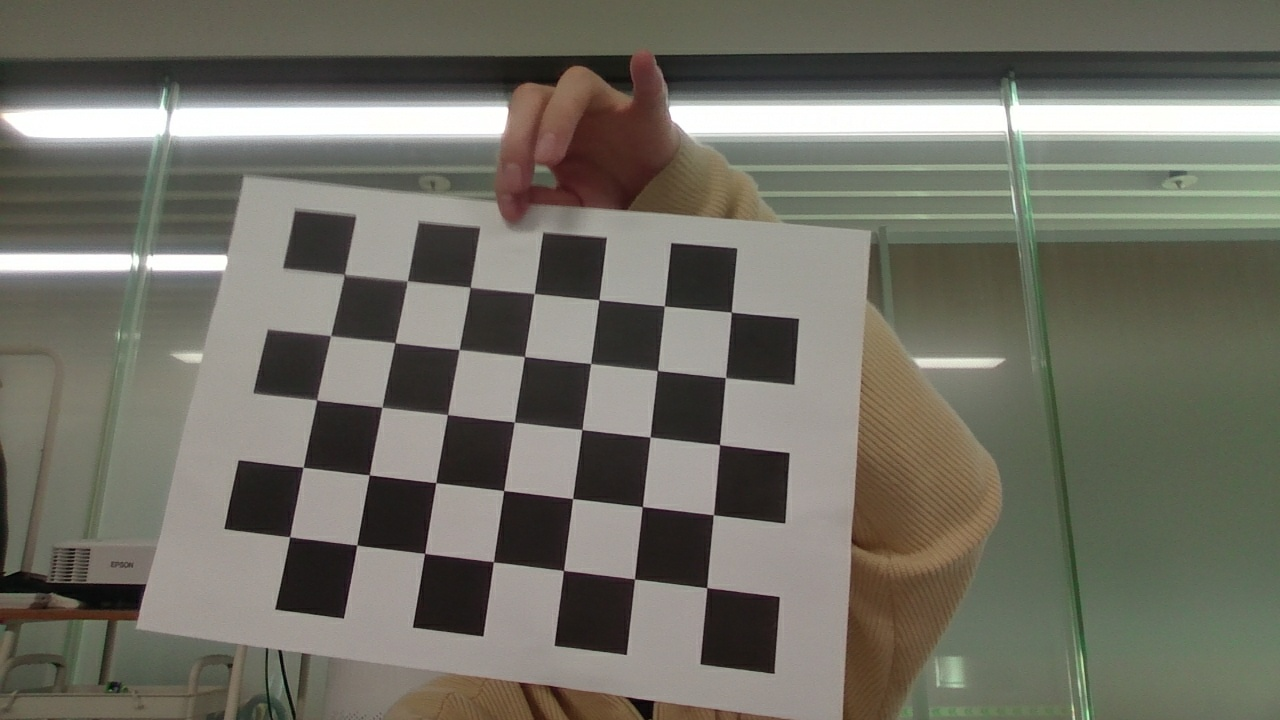
#> input picture openCV/images/image1070.jpg, 1280 x 720 px, found by its file name; its folder holds only this picture in this run
$ python cam2.py   (older library calls are emulated)
#> lines starting #> are read from the running program, lines starting #| are printed output that depends on the picture; after the words box and inside, x2 and y2 are one past the last pixel; in counts of white or black regions, pixels touching at a corner belong together; long printed decimals are rounded
import numpy as np
import cv2
import os

board_size = (7,5)

# 체스보드의 실제 3D 좌표를 만드는

squareSize = 1
boardPoints = [] #실세계 좌표값, 보드의 코너를 (0, 0, 0)으로 했을 때의
for y in range(board_size[1]): # 세로 6
    for x in range(board_size[0]): # 가로 9
        boardPoints.append((x * squareSize, y * squareSize, 0))
boardPoints = np.array(boardPoints, np.float32)

imagePoints = []
objectPoints = []

# for i in range(13):
#     image = cv2.imread(f'left{i+1:02d}.jpg')

##

chess_dir = 'C:\\study\\openCV\\images'

images = []
for file in os.listdir(chess_dir):
    image = cv2.imread(os.path.join(chess_dir, file))
#> image is the input picture: shape (720, 1280, 3); mean B, G, R 100.7, 111.3, 112.9
    if image is None:
        continue
    images.append(image)
    h, w, _ = image.shape

    gray = cv2.cvtColor(image, cv2.COLOR_BGR2GRAY)
    ret, corners = cv2.findChessboardCorners(gray, board_size)
#> ret = True; corners = 35 rows, first 8: [344.4, 274], [407.3, 280.7], [470.2, 287.3], [534.3, 293.6], [598.8, 299.7], [664.3, 305.9], [731.1, 312.1], [330.6, 335.6]
    if not ret:
        continue


    criteria = (cv2.TERM_CRITERIA_EPS + cv2.TermCriteria_COUNT, 40, 0.001)
    corners = cv2.cornerSubPix(gray, corners, (5, 5), (-1, -1), criteria)
#> corners = 35 rows, first 8: [344.3, 274.4], [407.2, 280.8], [470.2, 287.2], [534.3, 293.5], [598.9, 299.7], [664.3, 305.9], [731.3, 312.2], [330.6, 335.6]
    dst = image.copy()
    cv2.drawChessboardCorners(dst, board_size, corners, True)
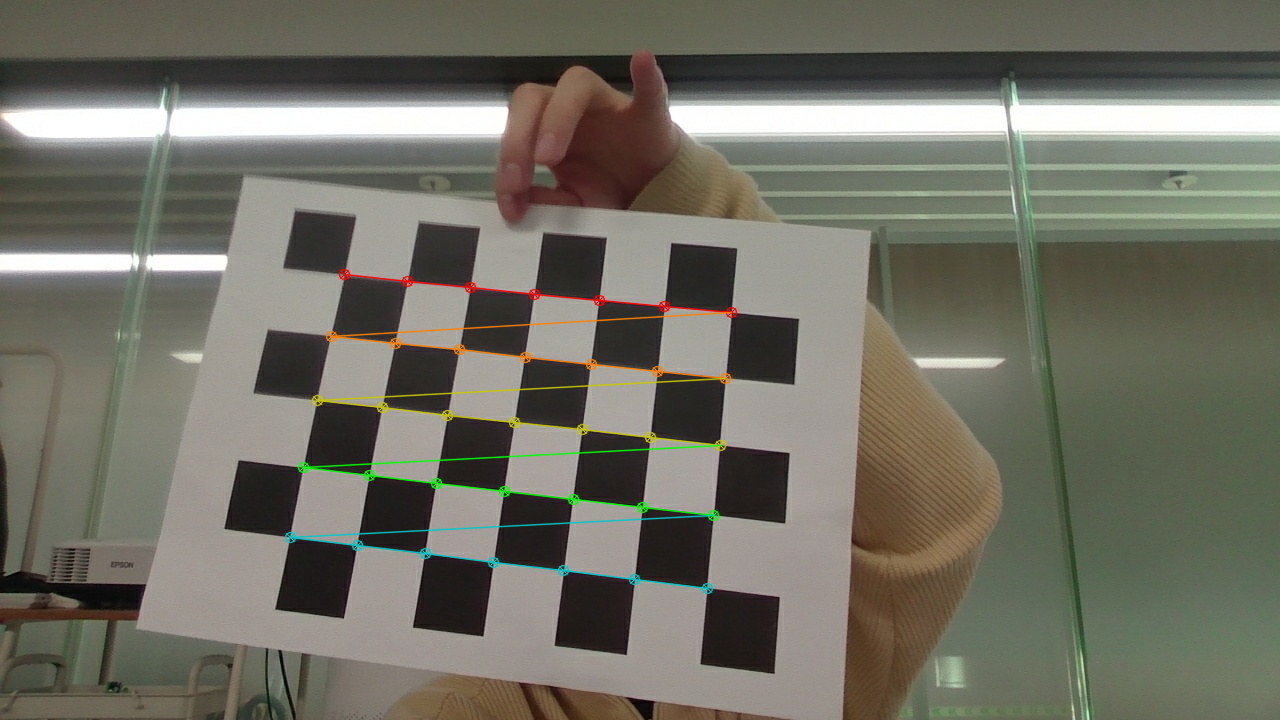
#> dst: shape (720, 1280, 3); 1.5% of pixels changed, all inside (x1, y1, x2, y2) = (284, 268, 738, 595)
    imagePoints.append(corners)
    objectPoints.append(boardPoints)

    cv2.imshow('dst', dst)
    cv2.waitKey(0)


_, cameraMatrix, distCoeffs, rvecs, tvecs = cv2.calibrateCamera(objectPoints, imagePoints, (w, h), None, None)
#> cameraMatrix = [[564.5, 0, 711.9], [0, 529.4, 231.3], [0, 0, 1]]; distCoeffs = [[0.00555, 0.00595, -0.00302, 0.0117, -0.00807]]; rvecs = ([-0.172, 0.0158, 0.0986],); tvecs = ([-5.68, 0.713, 8.54],)
nuCameraMatrix, unknown = cv2.getOptimalNewCameraMatrix(cameraMatrix, distCoeffs, (w, h), 0)
#> nuCameraMatrix = [[574.6, 0, 724.6], [0, 537.3, 226.7], [0, 0, 1]]; unknown = (0, 0, 1279, 719)
# mapx, mapy = cv.initUndistortRectifyMap(mtx, dist, None, newcameramtx, (w,h), 5)
map1, map2 = cv2.initUndistortRectifyMap(cameraMatrix, distCoeffs, None, nuCameraMatrix, (w, h), cv2.CV_32F)
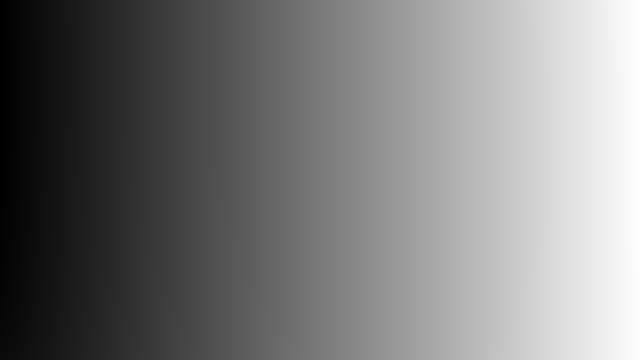
#> map1: shape (720, 1280) float32 (shown at 1/2 size); min 37.58, max 1279, mean 639.1; drawn with min black and max white
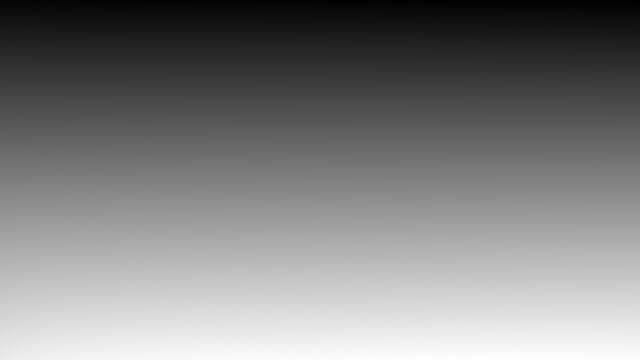
#> map2: shape (720, 1280) float32 (shown at 1/2 size); min 2.11e-06, max 719.2, mean 359.9; drawn with min black and max white


print(distCoeffs)
#| [[ 0.005546  0.005953 -0.003023  0.01174 -0.008071]]
print(cameraMatrix)
#| [[564.539   0.         711.864]
#|  [  0.         529.385  231.264 ]
#|  [  0.           0.           1.        ]]


for image in images:
    dst = cv2.remap(image, map1, map2, cv2.INTER_LINEAR)
    cv2.imshow("rectifed", dst)
    cv2.waitKey(0)
#> this loop made 1 pass
#> pass 1, `dst = cv2.remap(image, map1, map2, cv2.INTER_LINEAR)`:
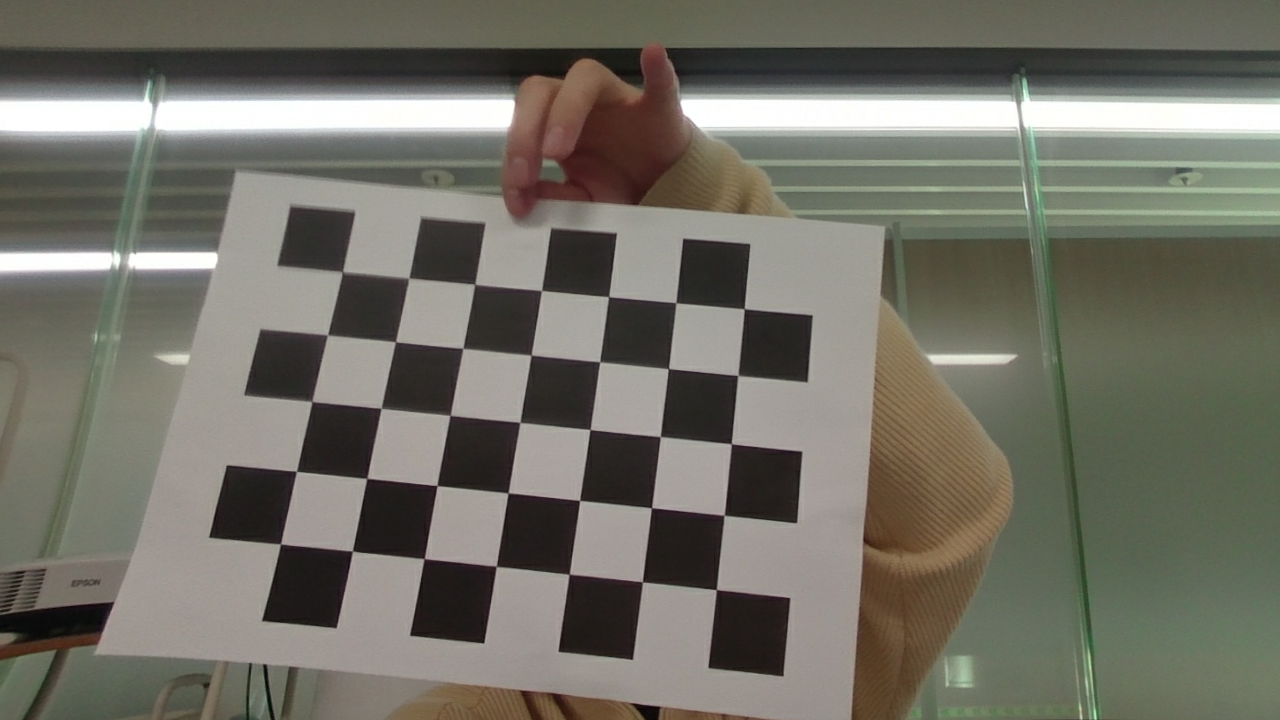
#> dst: shape (720, 1280, 3); mean B, G, R 102.1, 112.3, 114

$ run again, on openCV/images/image695.jpg
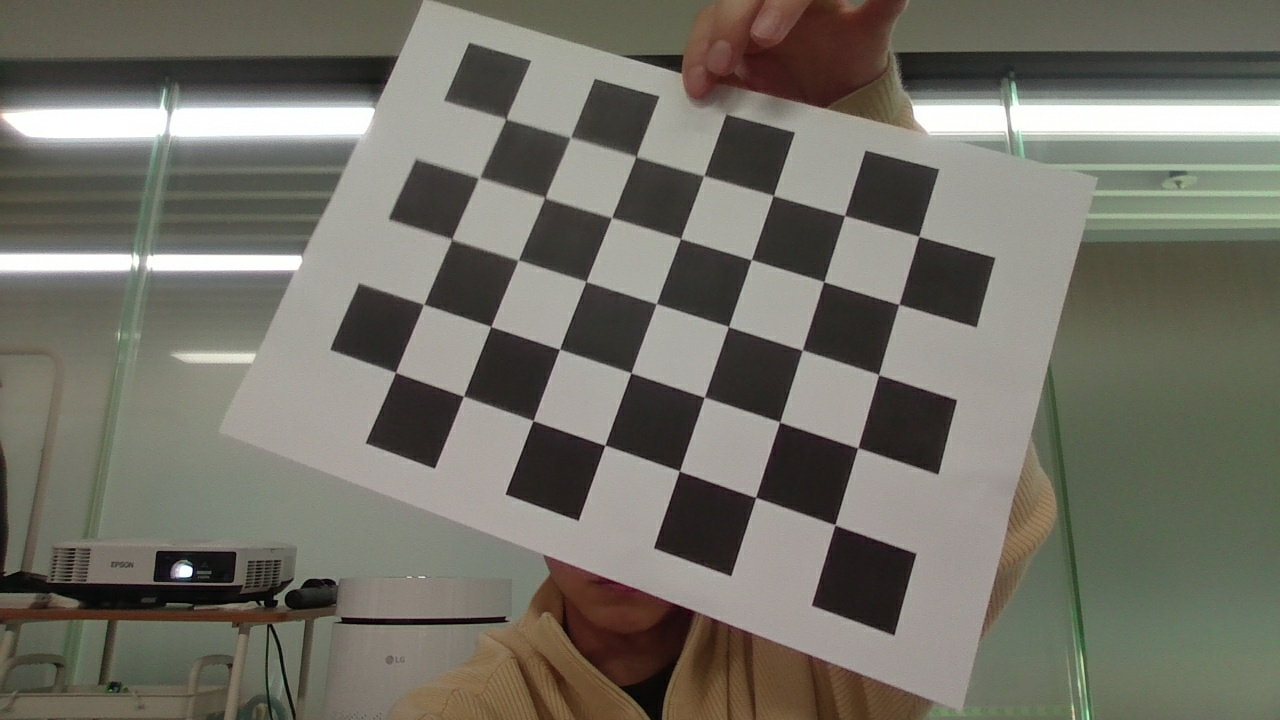
#> input picture openCV/images/image695.jpg, 1280 x 720 px, found by its file name
#> image is the input picture: shape (720, 1280, 3); mean B, G, R 102.7, 112.6, 114.7
#> `ret, corners = cv2.findChessboardCorners(gray, board_size)`: ret = True; corners = 35 rows, first 8: [505.9, 119.2], [570.4, 137.4], [636, 156.5], [703.8, 175.6], [773.2, 195.6], [844.6, 215.5], [918.7, 236.4], [478, 178.6]
#> `corners = cv2.cornerSubPix(gray, corners, (5, 5), (-1, -1), criteria)`: corners = 35 rows, first 8: [506, 119.2], [570.4, 137.4], [636, 156.5], [703.7, 175.6], [773.3, 195.5], [844.5, 215.5], [918.8, 236.3], [478.8, 177.9]
#> `cv2.drawChessboardCorners(dst, board_size, corners, True)`:
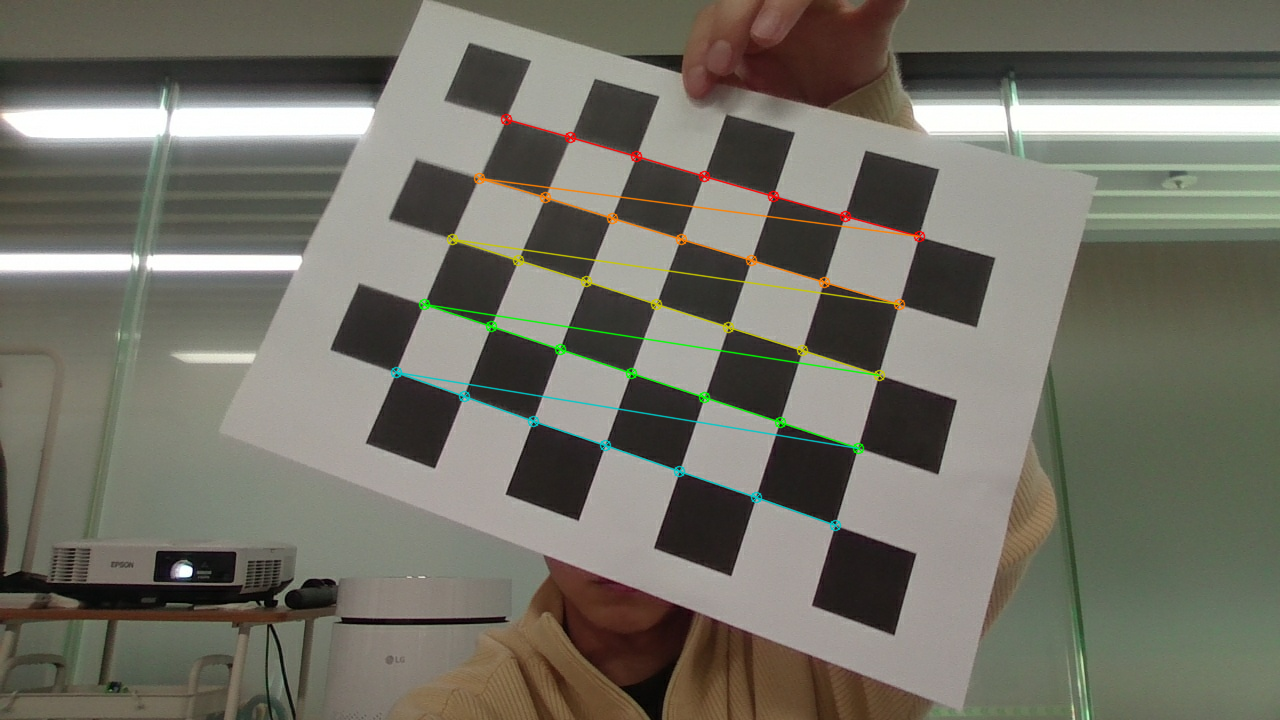
#> dst: shape (720, 1280, 3); 1.59% of pixels changed, all inside (x1, y1, x2, y2) = (390, 113, 926, 532)
#> cameraMatrix = [[1164.5, 0, 588], [0, 1210.8, 354.9], [0, 0, 1]]; distCoeffs = [[-0.374, 5.82, 0.00541, 0.00927, -25.88]]; rvecs = ([-0.364, 0.144, 0.336],); tvecs = ([-1.2, -3.3, 16.73],)
#> nuCameraMatrix = [[1164.5, 0, 588], [0, 1212.6, 355.4], [0, 0, 1]]; unknown = (0, 0, 1279, 719)
#| [[-3.73715715e-01  5.82428004e+00  5.41171186e-03  9.27113785e-03
#|   -2.58790059e+01]]
#| [[1.16453458e+03 0.00000000e+00 5.87981932e+02]
#|  [0.00000000e+00 1.21081874e+03 3.54893539e+02]
#|  [0.00000000e+00 0.00000000e+00 1.00000000e+00]]
#> the loop `for image in images:` made 1 pass
#> pass 1, `dst = cv2.remap(image, map1, map2, cv2.INTER_LINEAR)`:
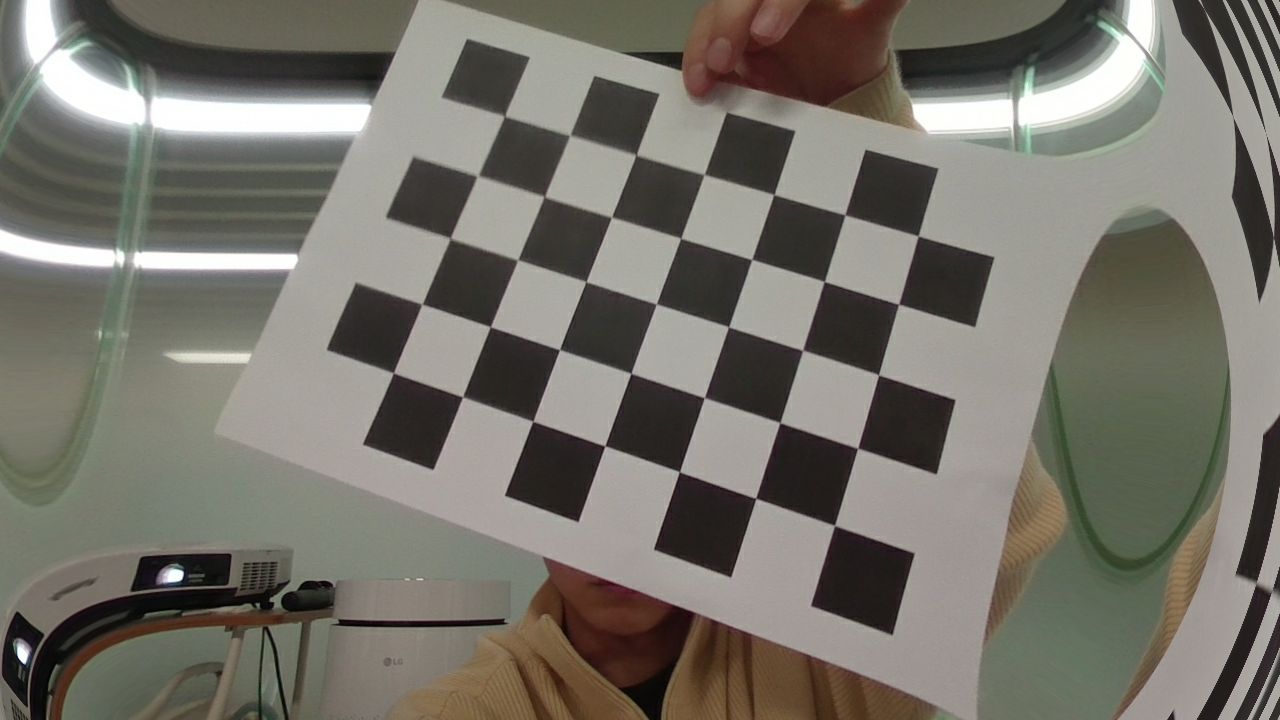
#> dst: shape (720, 1280, 3); mean B, G, R 106.2, 114.9, 117.8

$ run again, on openCV/images/image763.jpg
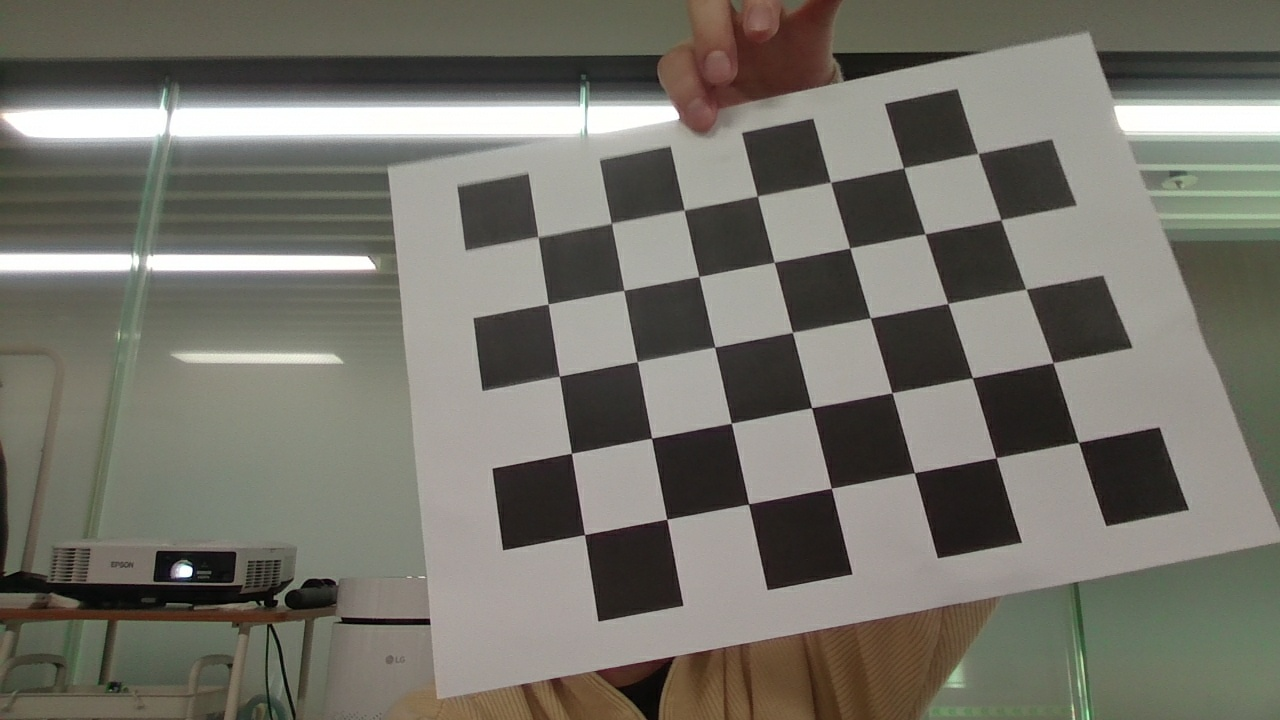
#> input picture openCV/images/image763.jpg, 1280 x 720 px, found by its file name
#> image is the input picture: shape (720, 1280, 3); mean B, G, R 105.4, 114.4, 116.5
#> `ret, corners = cv2.findChessboardCorners(gray, board_size)`: ret = True; corners = 35 rows, first 8: [537.9, 236.8], [611.5, 223.1], [684.3, 210.1], [757.4, 196.3], [830.6, 182.3], [903.7, 167.8], [978.2, 153.6], [548.2, 304]
#> `corners = cv2.cornerSubPix(gray, corners, (5, 5), (-1, -1), criteria)`: corners = 35 rows, first 8: [537.9, 236.8], [611.4, 223.2], [684.2, 210.1], [757.4, 196.1], [830.6, 182.2], [903.6, 167.9], [978, 153.4], [548.2, 304]
#> `cv2.drawChessboardCorners(dst, board_size, corners, True)`:
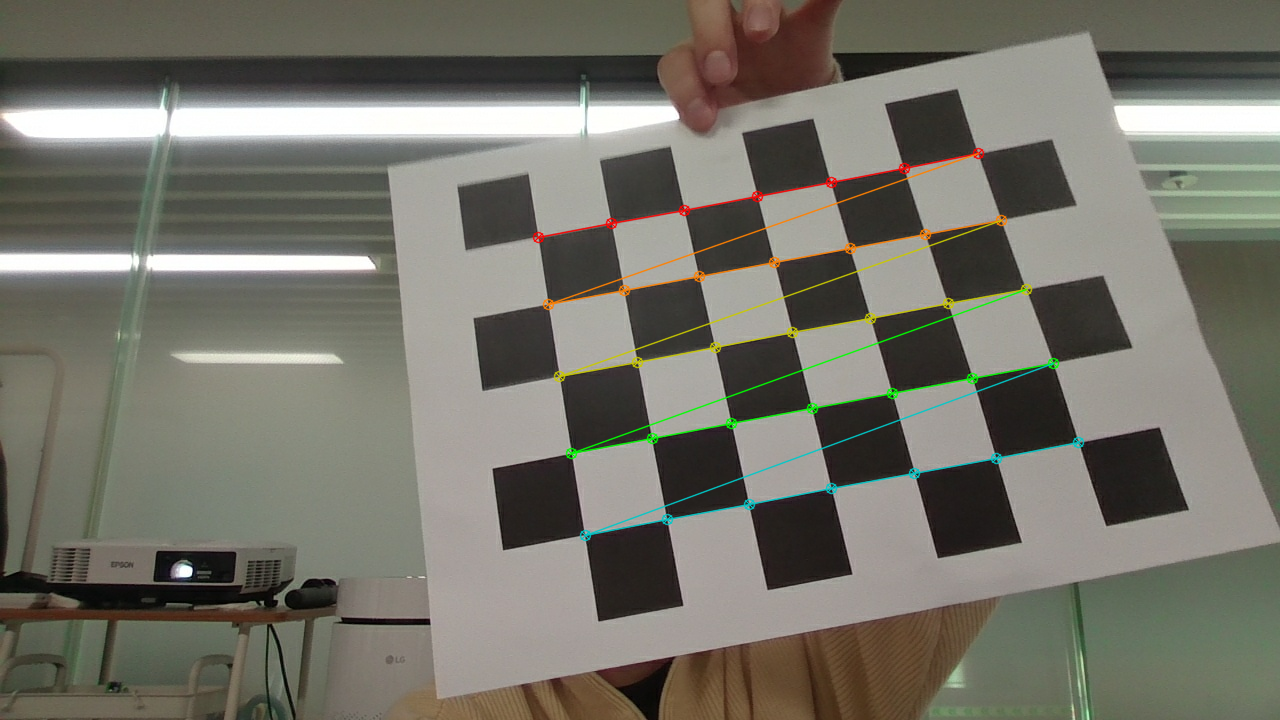
#> dst: shape (720, 1280, 3); 1.65% of pixels changed, all inside (x1, y1, x2, y2) = (532, 147, 1085, 542)
#> cameraMatrix = [[910.8, 0, 592.2], [0, 938.9, 412.3], [0, 0, 1]]; distCoeffs = [[-0.208, 1.07, 0.00112, -1.65e-05, -1.97]]; rvecs = ([-0.345, 0.0634, -0.173],); tvecs = ([-0.729, -2.29, 12.21],)
#> nuCameraMatrix = [[910.8, 0, 592.2], [0, 938.9, 412.3], [0, 0, 1]]; unknown = (0, 0, 1279, 719)
#| [[-2.08214920e-01  1.07156164e+00  1.11964062e-03 -1.65195975e-05
#|   -1.96875833e+00]]
#| [[910.838   0.         592.160]
#|  [  0.         938.850 412.268]
#|  [  0.           0.           1.        ]]
#> the loop `for image in images:` made 1 pass
#> pass 1, `dst = cv2.remap(image, map1, map2, cv2.INTER_LINEAR)`:
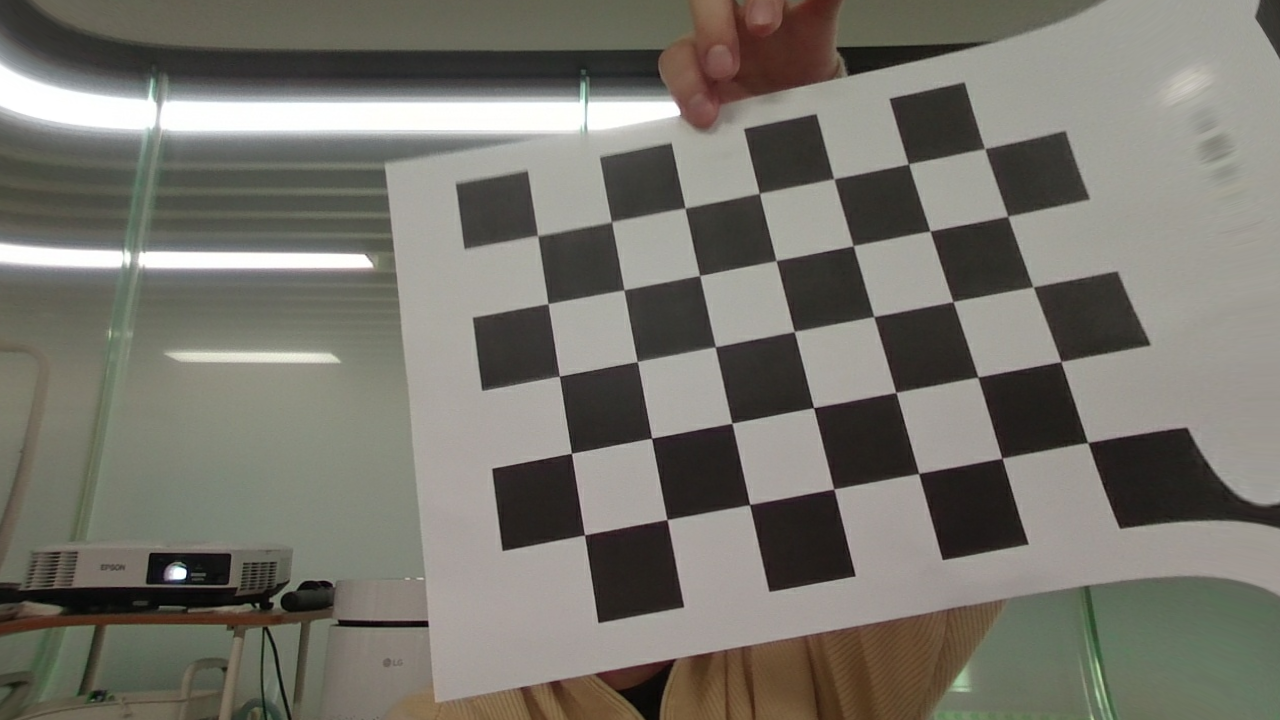
#> dst: shape (720, 1280, 3); mean B, G, R 108.2, 116.6, 119
